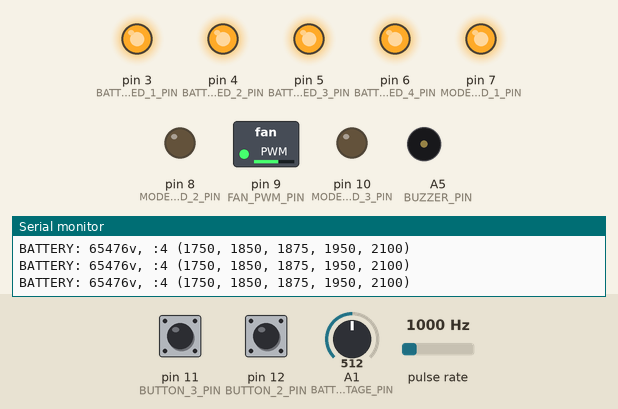
The sketch below on a simulated Arduino Nano, built with avr-gcc and run on an emulated ATmega328P. Parts: switched loads named in the sketch (green lamp = pin HIGH), output pins drawn as LEDs (lit = HIGH), buzzer (waves = sounding, pin HIGH), the last lines printed to the serial monitor. Wiring (inferred from the names in the program): pulse sensor: data pin 2. Inputs (shaded band) come from the test bench; at power-on: A1 (BATTERY_VOLTAGE_PIN) = 512, pin 11 (BUTTON_3_PIN) HIGH, pin 12 (BUTTON_2_PIN) HIGH, pulse rate 1000 Hz.

Above: at 1.2 s.
1.3 s: A1 (BATTERY_VOLTAGE_PIN) set to 537
At 2.2 s:
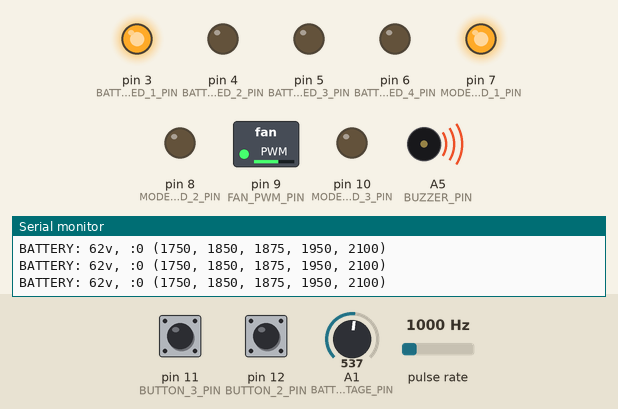
2.8 s: pin 11 (BUTTON_3_PIN) pulled LOW for 0.15 s
At 4.0 s:
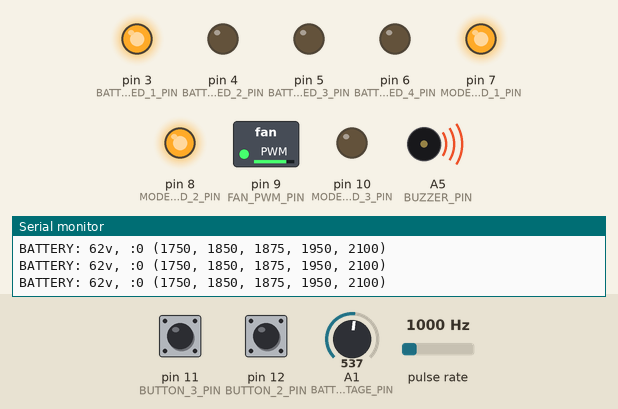
4.4 s: A1 (BATTERY_VOLTAGE_PIN) set to 511
At 5.6 s:
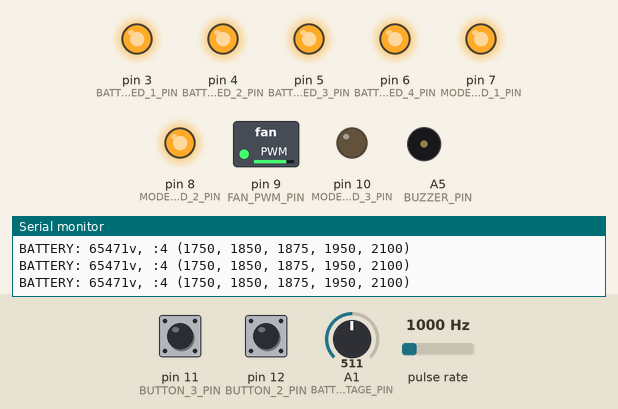
5.9 s: pin 11 (BUTTON_3_PIN) pulled LOW for 1 s
At 7.5 s:
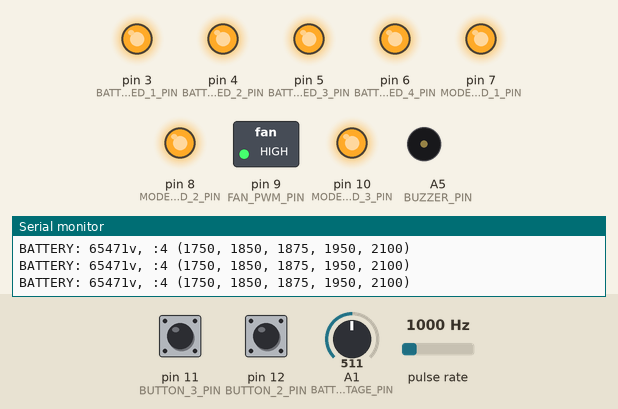
8.4 s: A1 (BATTERY_VOLTAGE_PIN) set to 474
9.9 s: A1 (BATTERY_VOLTAGE_PIN) set to 451
At 11.0 s:
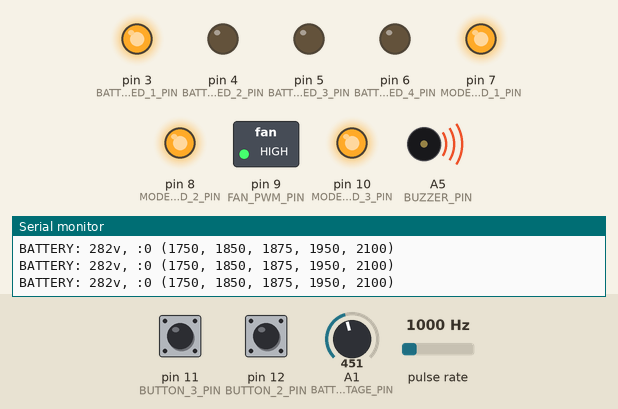
Timing chart, 0 to 12.4 s (numbered marks = the images above; inputs shaded):
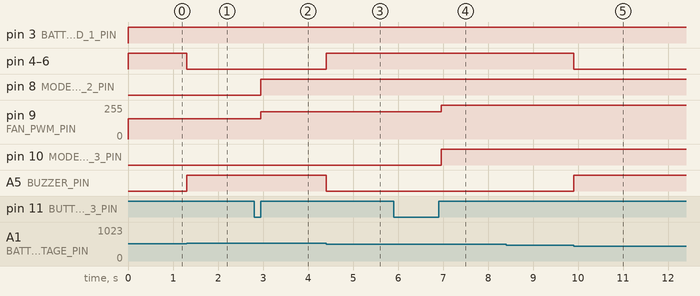

Measured:
- the behaviour switches between 524 and 525 on A1 (BATTERY_VOLTAGE_PIN) (found by bisection; images 0 and 1)
- the behaviour switches between 459 and 458 on A1 (BATTERY_VOLTAGE_PIN) (found by bisection; images 4 and 5)
- after the input at 1.3 s, pin 4 (BATTERY_LED_2_PIN), pin 5 (BATTERY_LED_3_PIN), pin 6 (BATTERY_LED_4_PIN): HIGH → LOW at once; A5 (BUZZER_PIN): LOW → HIGH at once
- after the input at 2.8 s, pin 8 (MODE_LED_2_PIN): LOW → HIGH after 0.16 s; pin 9 (FAN_PWM_PIN): 153/255 → 204/255 after 0.16 s
- after the input at 4.4 s, pin 4 (BATTERY_LED_2_PIN), pin 5 (BATTERY_LED_3_PIN), pin 6 (BATTERY_LED_4_PIN): LOW → HIGH at once; A5 (BUZZER_PIN): HIGH → LOW at once
- after the input at 5.9 s, pin 9 (FAN_PWM_PIN): 204/255 → 255/255 after 1.1 s; pin 10 (MODE_LED_3_PIN): LOW → HIGH after 1.1 s
- after the input at 9.9 s, pin 4 (BATTERY_LED_2_PIN), pin 5 (BATTERY_LED_3_PIN), pin 6 (BATTERY_LED_4_PIN): HIGH → LOW at once; A5 (BUZZER_PIN): LOW → HIGH at once

The sketch:

papr-firmware.ino
```cpp
//================================================================
// OpenPAPR Controller Firmware
// ---
// Author: Aaron Sun

#include <FanController.h>
#include <ButtonDebounce.h>
#include <FanState.h>

//================================================================
// OUTPUT PINS
#define FAN_PWM_PIN                 9 // FIXED
#define BATTERY_LED_1_PIN           3
#define BATTERY_LED_2_PIN           4
#define BATTERY_LED_3_PIN           5
#define BATTERY_LED_4_PIN           6
#define MODE_LED_1_PIN              7
#define MODE_LED_2_PIN              8
#define MODE_LED_3_PIN              10
#define BUZZER_PIN                  A5
#define VIBRATOR_PIN                A4
#define POWER_OFF_PIN                13 // Power

//================================================================
// INPUT PINS
#define FAN_TACHOMETER_PIN          2 // FIXED
#define BATTERY_VOLTAGE_PIN         A1
#define BUTTON_2_PIN                12 // Lower
#define BUTTON_3_PIN                11 // Higher

//================================================================
// CONSTANTS
#define FAN_TACHOMETER_PULSES_PER_ROTATION    2

// Voltage divider as a ratio
#define BATTERY_VOLTAGE_DIVIDER_NUMERATOR     1       // This will be the pull down resistor value
#define BATTERY_VOLTAGE_DIVIDER_DENOMINATOR   (uint32_t)5       // This is the cumulative resitance of both the pull up and pull down

#define BATTERY_CELLS_SERIES                    5
#define BATTERY_VOLTAGE_DENOMINATOR           100     // Divide all voltages by this number
#define BATTERY_VOLTAGE_100_PERCENT           (420 * BATTERY_CELLS_SERIES)     // s * 4.20V (for LiPo with 0.2C)
#define BATTERY_VOLTAGE_75_PERCENT            (390 * BATTERY_CELLS_SERIES)     // s * 3.90V
#define BATTERY_VOLTAGE_50_PERCENT            (375 * BATTERY_CELLS_SERIES)     // s * 3.75V
#define BATTERY_VOLTAGE_25_PERCENT            (370 * BATTERY_CELLS_SERIES)     // s * 3.70V
#define BATTERY_VOLTAGE_CRITICAL              (350 * BATTERY_CELLS_SERIES)     // s * 3.50V

const uint32_t BATTERY_VOLTAGE_0_THRESHOLD       = ((uint32_t)BATTERY_VOLTAGE_CRITICAL);
const uint32_t BATTERY_VOLTAGE_25_THRESHOLD      = ((uint32_t)BATTERY_VOLTAGE_25_PERCENT);
const uint32_t BATTERY_VOLTAGE_50_THRESHOLD      = ((uint32_t)BATTERY_VOLTAGE_50_PERCENT);
const uint32_t BATTERY_VOLTAGE_75_THRESHOLD      = ((uint32_t)BATTERY_VOLTAGE_75_PERCENT);
const uint32_t BATTERY_VOLTAGE_100_THRESHOLD     = ((uint32_t)BATTERY_VOLTAGE_100_PERCENT);

#define BATTERY_LEVEL_CRITICAL  0
#define BATTERY_LEVEL_LOW       1
#define BATTERY_LEVEL_MEDIUM    2
#define BATTERY_LEVEL_HIGH      3
#define BATTERY_LEVEL_FULL      4

// Choose a threshold in milliseconds between readings. A smaller value will give more
// updated results, while a higher value will give more accurate and smooth readings.
#define FAN_THRESHOLD           1000

//================================================================
// PROGRAM

// TODO: debounds and hold times are different properties. Unpress debound time should
// be shorter.Is there
//ButtonDebounce button1(BUTTON_1_PIN, 500);
ButtonDebounce button2(BUTTON_2_PIN, 100);
ButtonDebounce button3(BUTTON_3_PIN, 100);
FanController fan(FAN_TACHOMETER_PIN, FAN_THRESHOLD, FAN_PWM_PIN);

/* Fan PWM Constants:
 *  These constants are the PWM rates for the fan at the different levels of flow */
uint8_t s_fan_pwm_low = 60;
uint8_t s_fan_pwm_mid = 80;
uint8_t s_fan_pwm_hi = 100;

uint8_t s_battery_level = 0;
uint32_t s_battery_level_start = 0;
bool s_error = false;
bool s_on = true;

// Tracks the fan state (low medium high)
FanState fs;

/**
 * Program setup.
 */
void setup() {

  // Setup input pins.
  pinMode(BATTERY_VOLTAGE_PIN, INPUT);

  // Setup output pins.
  pinMode(MODE_LED_1_PIN, OUTPUT);
  pinMode(MODE_LED_2_PIN, OUTPUT);
  pinMode(MODE_LED_3_PIN, OUTPUT);
  pinMode(BATTERY_LED_1_PIN, OUTPUT);
  pinMode(BATTERY_LED_2_PIN, OUTPUT);
  pinMode(BATTERY_LED_3_PIN, OUTPUT);
  pinMode(BATTERY_LED_4_PIN, OUTPUT);
  pinMode(BUZZER_PIN, OUTPUT);

  pinMode(POWER_OFF_PIN, OUTPUT);
  digitalWrite(POWER_OFF_PIN, LOW);

  //button1.setCallback(onButton1Change);
  button2.setCallback(onButton2Change);
  button3.setCallback(onButton3Change);
  fan.begin();

  Serial.begin(115200);
  Serial.println("PAPR loaded");

  updateFanLed();
}

void updateFanLed() {
  digitalWrite(MODE_LED_3_PIN, (fs.fans() >= FANS_High) ? HIGH : LOW);
  digitalWrite(MODE_LED_2_PIN, (fs.fans() >= FANS_Medium) ? HIGH : LOW);
  digitalWrite(MODE_LED_1_PIN, HIGH);
  Serial.println("Fan: " + String(fs.fans()));

  switch (fs.fans()) {
    case FANS_Low:
      fan.setDutyCycle(s_fan_pwm_low);
      break;
    case FANS_Medium:
      fan.setDutyCycle(s_fan_pwm_mid);
      break;
    case FANS_High:
      fan.setDutyCycle(s_fan_pwm_hi);
      break;
  }
}

/** Power. */
void onButton1Change(const int state) {
  Serial.println("Button1: " + String(state));
  if (state == HIGH) {
    s_on = !s_on;

    if (s_on) {
      updateFanLed();
    } else {
      fan.setDutyCycle(0);

      digitalWrite(MODE_LED_3_PIN, LOW);
      digitalWrite(MODE_LED_2_PIN, LOW);
      digitalWrite(MODE_LED_1_PIN, LOW);
      digitalWrite(BATTERY_LED_1_PIN, LOW);
      digitalWrite(BATTERY_LED_2_PIN, LOW);
      digitalWrite(BATTERY_LED_3_PIN, LOW);
      digitalWrite(BATTERY_LED_4_PIN, LOW);
      digitalWrite(BUZZER_PIN, LOW);
      digitalWrite(VIBRATOR_PIN, LOW);
    }
  }
}

/** Lower Fan Speed. */
void onButton2Change(const int state) {
  Serial.println("Button2: " + String(state));
  if (state == HIGH) {
    fs.decrease();
    updateFanLed();
  }
}

/** Raise Fan Speed. */
void onButton3Change(const int state) {
  Serial.println("Button3: " + String(state));
  if (state == HIGH) {
    fs.increase();
    updateFanLed();
  }
}

/**
 * Program loop.
 */
void loop() {

  //button1.update();
  if (!s_on) {
    return;
  }

  // Read inputs
  uint32_t current_time = millis();
  uint16_t battery_voltage = analogRead(BATTERY_VOLTAGE_PIN) * 5 * BATTERY_VOLTAGE_DENOMINATOR * BATTERY_VOLTAGE_DIVIDER_DENOMINATOR / BATTERY_VOLTAGE_DIVIDER_NUMERATOR / 512;

  // Loop subfunctions.
  loop_battery_voltage(current_time, battery_voltage);

  button2.update();
  button3.update();

  delay(10);
}

/**
 * Program loop: process battery voltage.
 */
void loop_battery_voltage(uint32_t current_time, uint32_t battery_voltage) {
  // Calculate battery indicator levels.

  // Lower the battery levels at the designated levels.
  switch (s_battery_level) {
    case BATTERY_LEVEL_FULL:
      if (battery_voltage < BATTERY_VOLTAGE_75_THRESHOLD) {
        s_battery_level = BATTERY_LEVEL_HIGH;
      }
      // Fall through.
    case BATTERY_LEVEL_HIGH:
      if (battery_voltage < BATTERY_VOLTAGE_50_THRESHOLD) {
        s_battery_level = BATTERY_LEVEL_MEDIUM;
      }
      // Fall through.
    case BATTERY_LEVEL_MEDIUM:
      if (battery_voltage < BATTERY_VOLTAGE_25_THRESHOLD) {
        s_battery_level = BATTERY_LEVEL_LOW;
      }
      // Fall through.
    case BATTERY_LEVEL_LOW:
      if (battery_voltage < BATTERY_VOLTAGE_0_THRESHOLD) {
        s_battery_level = BATTERY_LEVEL_CRITICAL;
        s_battery_level_start = current_time;
      }
      break;
    case BATTERY_LEVEL_CRITICAL:
      break;
    default:
      s_error = true;
      break;
  }

  // Raise the battery levels when above the midway mark to the next level.
  switch (s_battery_level) {
    case BATTERY_LEVEL_CRITICAL:
      if (battery_voltage > (BATTERY_VOLTAGE_0_THRESHOLD + BATTERY_VOLTAGE_25_THRESHOLD) / 2) {
        s_battery_level = BATTERY_LEVEL_LOW;
      }
      // Fall through.
    case BATTERY_LEVEL_LOW:
      if (battery_voltage > (BATTERY_VOLTAGE_25_THRESHOLD + BATTERY_VOLTAGE_50_THRESHOLD) / 2) {
        s_battery_level = BATTERY_LEVEL_MEDIUM;
      }
      // Fall through.
    case BATTERY_LEVEL_MEDIUM:
      if (battery_voltage > (BATTERY_VOLTAGE_50_THRESHOLD + BATTERY_VOLTAGE_75_THRESHOLD) / 2) {
        s_battery_level = BATTERY_LEVEL_HIGH;
      }
      // Fall through.
    case BATTERY_LEVEL_HIGH:
      if (battery_voltage > (BATTERY_VOLTAGE_75_THRESHOLD + BATTERY_VOLTAGE_100_THRESHOLD) / 2) {
        s_battery_level = BATTERY_LEVEL_FULL;
      }
      break;
    case BATTERY_LEVEL_FULL:
      break;
    default:
      s_error = true;
      break;
  }

  Serial.println("BATTERY: " + String(battery_voltage) + "v, :"+ String(s_battery_level)
    + " (" + String((uint32_t)BATTERY_VOLTAGE_0_THRESHOLD)
    + ", " + String(BATTERY_VOLTAGE_25_THRESHOLD)
    + ", " + String(BATTERY_VOLTAGE_50_THRESHOLD)
    + ", " + String(BATTERY_VOLTAGE_75_THRESHOLD)
    + ", " + String(BATTERY_VOLTAGE_100_THRESHOLD) + ")");

  // Blink the low battery LED if the battery level is critical.
  uint16_t led_indicator_1 = (s_battery_level >= BATTERY_LEVEL_LOW) ? HIGH : LOW;
  if (s_battery_level == BATTERY_LEVEL_CRITICAL) {
    led_indicator_1 = (current_time - s_battery_level_start % 1000 > 500) ? HIGH : LOW;
  }

  digitalWrite(BATTERY_LED_1_PIN, led_indicator_1);
  digitalWrite(BATTERY_LED_2_PIN, (s_battery_level >= BATTERY_LEVEL_MEDIUM) ? HIGH : LOW);
  digitalWrite(BATTERY_LED_3_PIN, (s_battery_level >= BATTERY_LEVEL_HIGH) ? HIGH : LOW);
  digitalWrite(BATTERY_LED_4_PIN, (s_battery_level >= BATTERY_LEVEL_FULL) ? HIGH : LOW);
  digitalWrite(BUZZER_PIN, (s_battery_level == BATTERY_LEVEL_CRITICAL) ? HIGH : LOW);
  digitalWrite(VIBRATOR_PIN, (s_battery_level == BATTERY_LEVEL_CRITICAL) ? HIGH : LOW);
}
```

ButtonDebounce.h
```cpp
/*
  ButtonDebounce.h - Library for Button Debounce.
  Created by Maykon L. Capellari, September 30, 2017.
  Released into the public domain.
*/
#ifndef ButtonDebounce_h
#define ButtonDebounce_h

#include "Arduino.h"

#define BTN_CALLBACK void (*callback)(int)

class ButtonDebounce{
  private:
    int _pin;
    unsigned long _delay;
    unsigned long _lastDebounceTime;
    int _lastStateBtn;
    BTN_CALLBACK;
    bool isTimeToUpdate();
  public:
    ButtonDebounce(int pin, unsigned long delay);
    void update();
    int state();
    void setCallback(BTN_CALLBACK);
};

#endif
```

FanController.h
```cpp
/*
  FanController.h - Library to control up to six fans.
  Created by Giorgio Aresu, November 13, 2016.
  Released into the public domain.
*/
#ifndef FanController_h
#define FanController_h

#include "Arduino.h"

class FanController
{
	public:
		FanController(byte sensorPin, unsigned int sensorThreshold, byte pwmPin = 0);
		void begin();
		unsigned int getSpeed();
		void setDutyCycle(byte dutyCycle);
		byte getDutyCycle();
	private:
		static FanController *_instances[6];
		byte _sensorPin;
		byte _sensorInterruptPin;
		unsigned int _sensorThreshold;
		byte _pwmPin;
		byte _pwmDutyCycle;
		byte _instance;
		unsigned int _lastReading;
		volatile unsigned int _halfRevs;
		unsigned long _lastMillis;
		void _trigger();
		void _attachInterrupt();
		static void _triggerCaller(byte instance);
		static void _triggerExt0();
		static void _triggerExt1();
		static void _triggerExt2();
		static void _triggerExt3();
		static void _triggerExt4();
		static void _triggerExt5();
};

#endif
```
